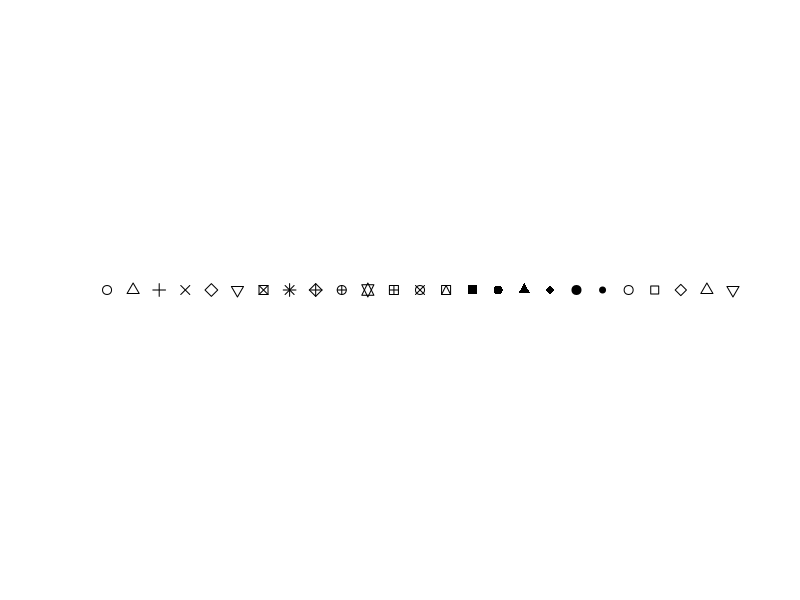
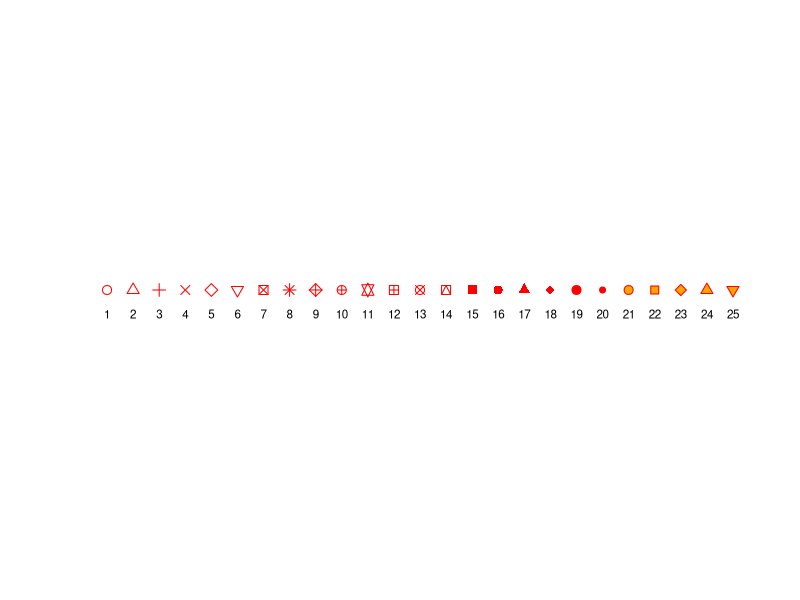
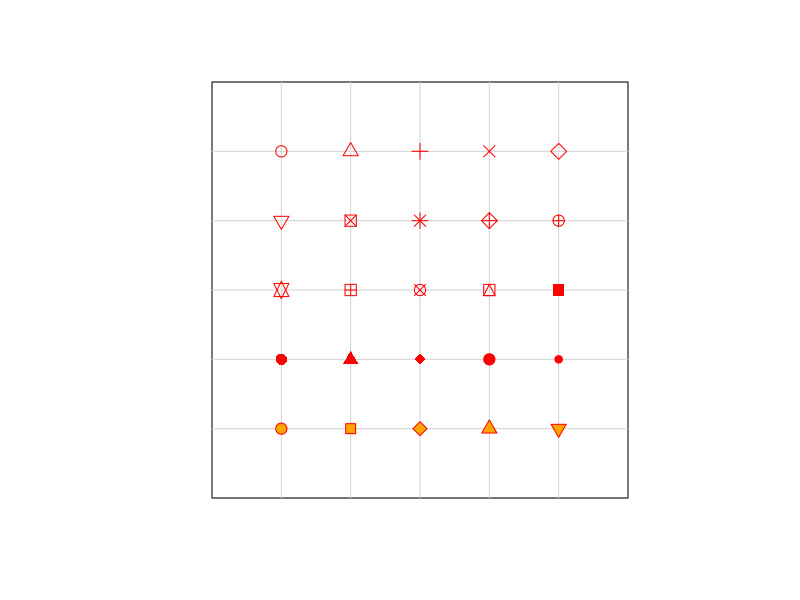
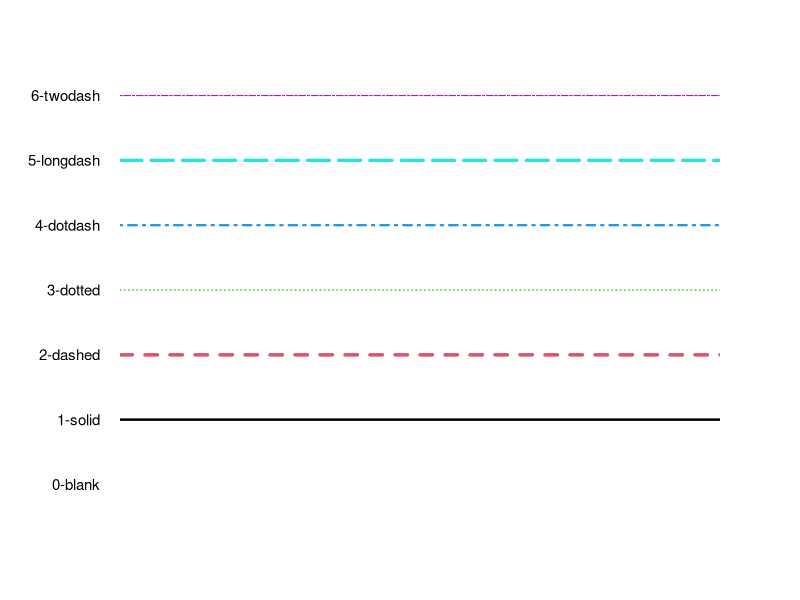
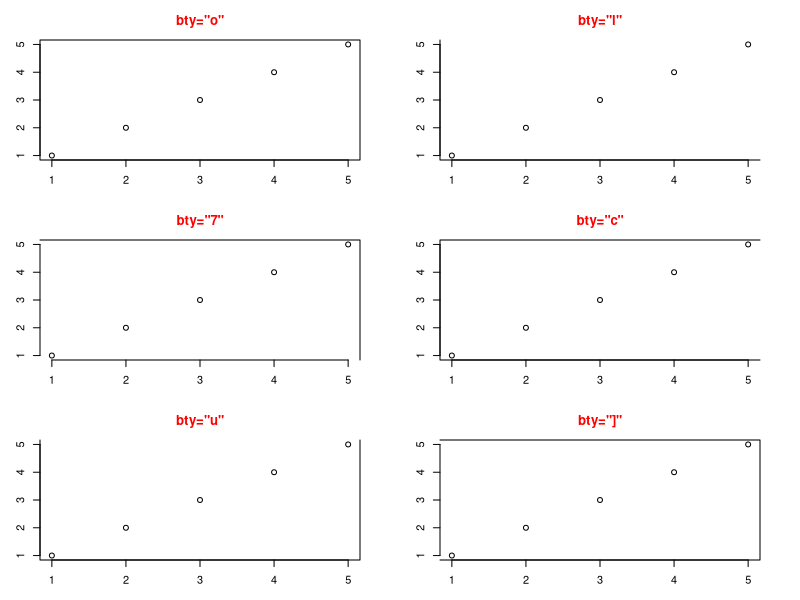
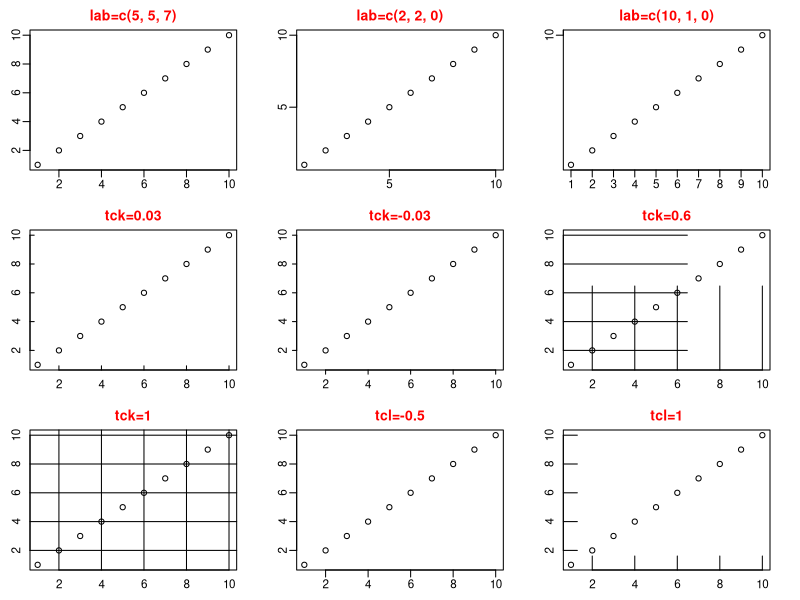
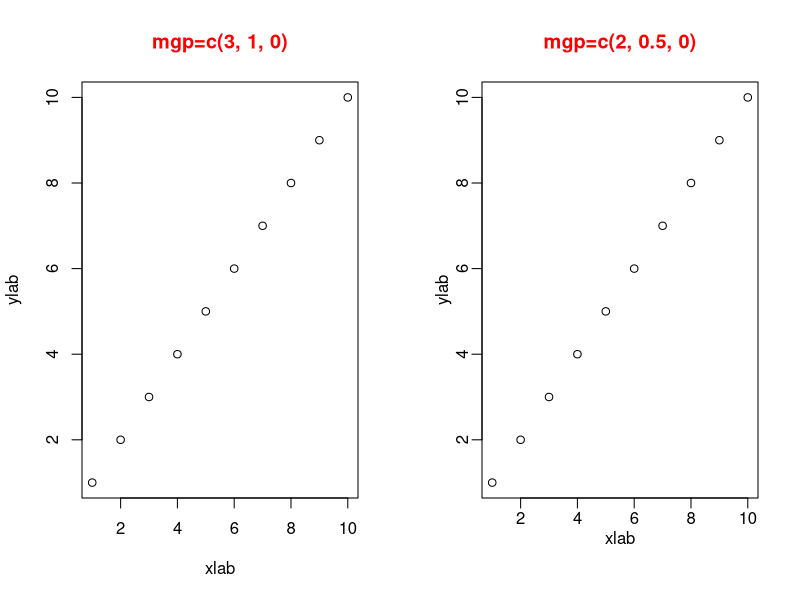
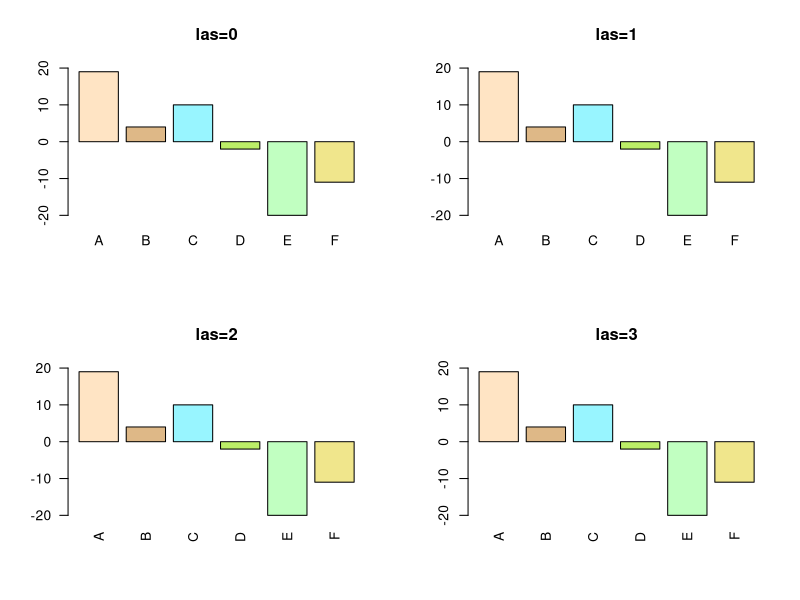

Here is the R script that generated these plots, in order:
# pch: point types
# 25 pch(s) in one row
plot(rep(1, 25), pch = 1:25, ann=FALSE, axes=FALSE, cex=1.2)
plot(rep(1, 25), pch = 1:25, ann=FALSE, axes=FALSE,
     bg="orange", col="red", cex=1.2)
text(1:25, 0.95, labels = 1:25, cex=0.7)

# 5x5 pch matrix
op <- par(pty="s")
plot(0:6, 0:6, type="n", ann=FALSE, axes=FALSE,
     xaxs="i", yaxs="i")
box("plot")
grid(6, 6, lty=1)     
points(rep(1:5, 5), rep(5:1, each=5), pch=1:25, bg="orange",
       col="red", cex=1.5)
par(op)

# lty: line types
# 0=blank(invisible lines), 1=solid(default), 2=dashed
# 3=dotted, 4=dotdash, 5=longdash, 6=twodash
# lwd: line width, defaulting to 1
op <- par(mar=c(5, 6, 4, 4))
lab <- paste(0:6, c("blank","solid","dashed", "dotted",
                    "dotdash","longdash","twodash"), sep="-")
plot(rep(1,5), type="n", ann=FALSE, axes=FALSE, ylim=c(0, 6))
axis(2, 0:6, lab, tick=FALSE, las=1, cex.axis=0.9)
# method1
abline(h=0, lty=0, lwd=1, col=0)
abline(h=1, lty=1, lwd=2, col=1)
abline(h=2, lty=2, lwd=3, col=2)
abline(h=3, lty=3, lwd=1, col=3)
abline(h=4, lty=4, lwd=2, col=4)
abline(h=5, lty=5, lwd=3, col=5)
abline(h=6, lty=6, lwd=1, col=6)
# box()
# box("figure", col="red")

# method2
for (i in 0:6) abline(h=i, lty=i, lwd=i%%3+1, col=i)
par(op)

# bty: box type
x <- 1:5
y <- 1:5
op <- par(no.readonly=TRUE)
par(mfrow=c(3, 2), mai=rep(0.4, 4), col.main="red")
plot(x, y, bty="o", main="bty=\"o\"", xlab="", ylab="")
plot(x, y, bty="l", main="bty=\"l\"", xlab="", ylab="")
plot(x, y, bty="7", main="bty=\"7\"", xlab="", ylab="")
plot(x, y, bty="c", main="bty=\"c\"", xlab="", ylab="")
plot(x, y, bty="u", main="bty=\"u\"", xlab="", ylab="")
plot(x, y, bty="]", main="bty=\"]\"", xlab="", ylab="")
par(op)

# lab; c(x, y, len), len is unimplemented in R.
# tck, tcl
op <- par(no.readonly=TRUE)
par(mfrow=c(3, 3), mai=rep(0.3, 4), cex=0.7, 
    mgp=c(1, 0.5, 0), col.main="red")
plot(1:10, main="lab=c(5, 5, 7)", xlab="", ylab="")
plot(1:10, lab=c(2, 2, 0), main="lab=c(2, 2, 0)", 
     xlab="", ylab="")
plot(1:10, lab=c(10, 1, 0), main="lab=c(10, 1, 0)",
     xlab="", ylab="")
plot(1:10, tck=0.03, main="tck=0.03", xlab="", ylab="")
plot(1:10, tck=-0.03, main="tck=-0.03", xlab="", ylab="")
plot(1:10, tck=0.6, main="tck=0.6", xlab="", ylab="")
plot(1:10, tck=1, main="tck=1", xlab="", ylab="")
plot(1:10, tcl=-0.5, main="tcl=-0.5", xlab="", ylab="") # default
plot(1:10, tcl=1, main="tcl=1", xlab="", ylab="")
par(op)

# mgp: the margin line for the axis title, axis labels and
#      axis line
op <- par(no.readonly=TRUE)
par(mfcol=c(1, 2), col.main="red")
plot(1:10, main="mgp=c(3, 1, 0)", xlab="xlab", ylab="ylab")
plot(1:10, mgp=c(1.5, 0.5, 0), main="mgp=c(2, 0.5, 0)", 
     xlab="xlab", ylab="ylab")
par(op)

# las: numeric in {0,1,2,3}; the style of axis labels
# 0: always parallel to the axis [default]
# 1: always horizontal
# 2: always perpendicular to the axis
# 3: always vertical
op <- par(no.readonly=TRUE)
par(mfrow=c(2, 2))
colset <- colors()[c(19, 37, 43, 87, 103, 382)]
x <- sample(seq(-20, 20, 3), 6)
# method1
barplot(x,names=LETTERS[1:6], ylim=c(-20, 20), las=0,
        col=colset, main="las=0")
barplot(x,names=LETTERS[1:6], ylim=c(-20, 20), las=1,
        col=colset, main="las=1")
barplot(x,names=LETTERS[1:6], ylim=c(-20, 20), las=2,
        col=colset, main="las=2")
barplot(x,names=LETTERS[1:6], ylim=c(-20, 20), las=3,
        col=colset, main="las=3")
# method2
for(i in c(0:3)) {
  x <- sample(seq(-20, 20, 3), 6)
  barplot(x,names=LETTERS[1:6], ylim=c(-20, 20), las=i,
          col=colset, main=paste("las=", i, sep=""))
}
par(op)
